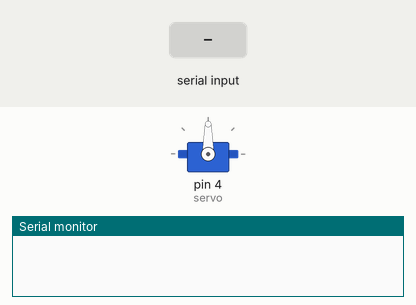
This sketch was run on a simulated Arduino Uno, built with avr-gcc and run on an emulated ATmega328P. On the bench: servo, the last lines printed to the serial monitor. The test bench sets the inputs (shaded band).

Above: at 1.2 s.
1.3 s: "30,150\n" received over Serial
At 2.3 s:
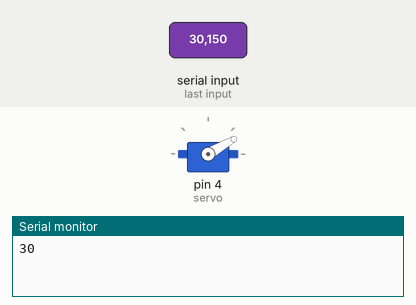
2.8 s: "0\n" received over Serial
At 3.4 s:
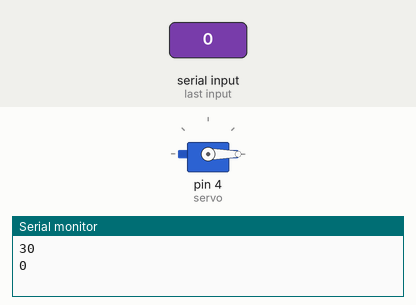
4.3 s: "90,45\n" received over Serial
At 4.6 s:
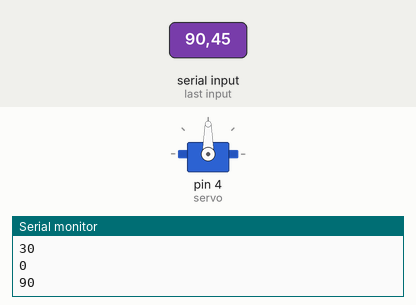
Timing chart, 0 to 7.3 s (numbered marks = the images above; inputs shaded):
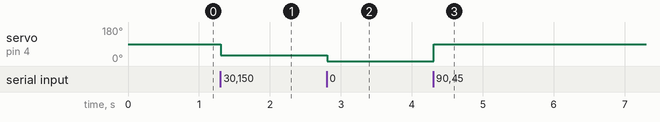

Measured:
- after the input at 1.3 s, servo on pin 4 (servo): 90° → 30° at once
- after the input at 2.8 s, servo on pin 4 (servo): 30° → 0° at once
- after the input at 4.3 s, servo on pin 4 (servo): 0° → 90° at once

The sketch:

servo_control.ino
```cpp
#include "Servo.h"

Servo servo;

void setup()
{
    Serial.begin(9600);
    servo.attach(4);
    servo.write(90);
}

int serialASCIIInt() {
    String fromSerial = Serial.readStringUntil('\n');
    int ret = fromSerial.toInt();
    return ret;
}

int serialLittleEndianInt() {
    int ret;
    Serial.readBytesUntil('\n', (uint8_t*) &ret, sizeof(int));
    return ret;
}

void loop() {
    if (Serial.available() == 0) {
        return;
    }
    //espera resto da mensagem chegar
    delay(5);
    int command = serialASCIIInt();
    Serial.println(command);
    if (command < 0 || command > 180) {
        return;
    }
    servo.write(command);
}
```
